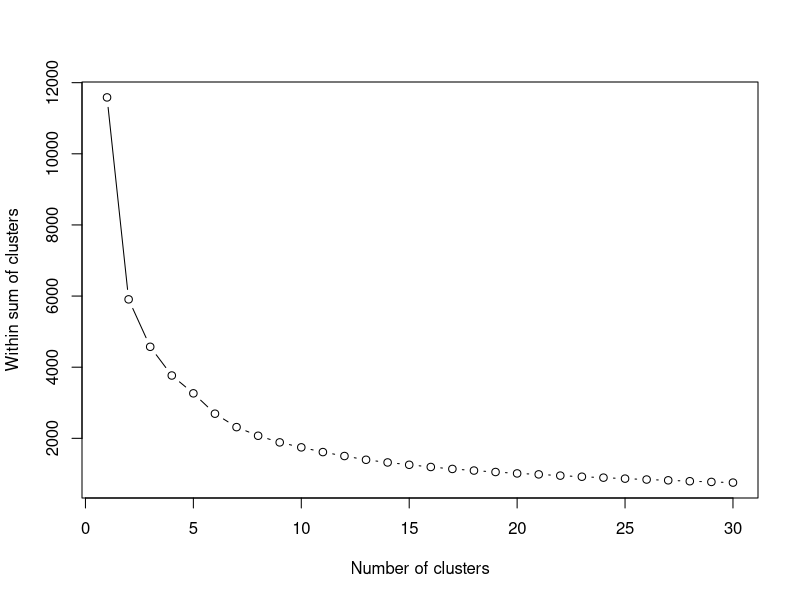
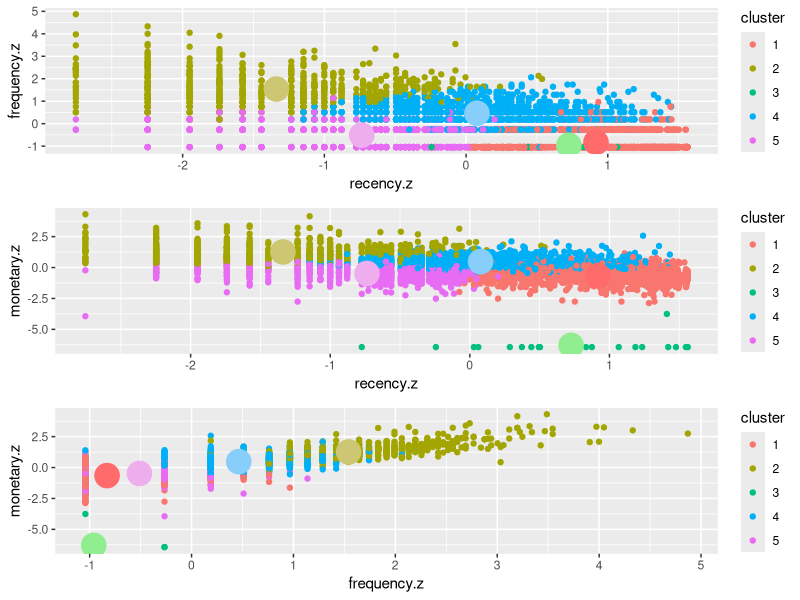

R code for these plots, in order:
library(plyr)
library(ggplot2)
library(cluster)
library(lattice)
library(graphics)
library(grid)
library(gridExtra)

# ------------------------------------------------------------------------
# setup
# ------------------------------------------------------------------------
# import the data set
customers <- read.csv("./data/customers.csv")

# keep only z-scores
customers2 <- customers[, 9:11]
View(customers2)

# run many k-means to see how many clusters we create
# we get the choose the cluster that works best
wss <- numeric(30)
for (k in 1:30) {
  wss[k] <- sum(kmeans(customers2, centers = k, nstart=25, iter.max=50)$withinss)
}

# visualize the no of clusters
plot(1:30, 
     wss, 
     type="b",
     xlab="Number of clusters",
     ylab="Within sum of clusters"
     )

# choose k = 5 because that's the most significant
km <- kmeans(customers2, centers=5, nstart=25)
km

# ------------------------------------------------------------------------
# plot the clusters
# ------------------------------------------------------------------------
df <- as.data.frame(customers2)
# create a col with the cluster of each observation
df$cluster <- factor(km$cluster)
# create a df  with the cluster centers
centers = as.data.frame(km$centers)

# creating the plots
g1=ggplot(data=df, aes(x=recency.z, y=frequency.z, color=cluster)) + geom_point()+
  geom_point(data=centers, aes(x=recency.z, y=frequency.z), color=c("indianred1", "khaki3", "lightgreen", "lightskyblue", "plum2"), size=8, show.legend=FALSE)

g2=ggplot(data=df, aes(x=recency.z, y=monetary.z, color=cluster)) + geom_point()+
  geom_point(data=centers, aes(x=recency.z, y=monetary.z), color=c("indianred1", "khaki3", "lightgreen", "lightskyblue", "plum2"), size=8, show.legend=FALSE)

g3=ggplot(data=df, aes(x=frequency.z, y=monetary.z, color=cluster)) + geom_point()+
  geom_point(data=centers, aes(x=frequency.z, y=monetary.z), color=c("indianred1", "khaki3", "lightgreen", "lightskyblue", "plum2"), size=8, show.legend=FALSE)

grid.arrange(g1,g2,g3)

